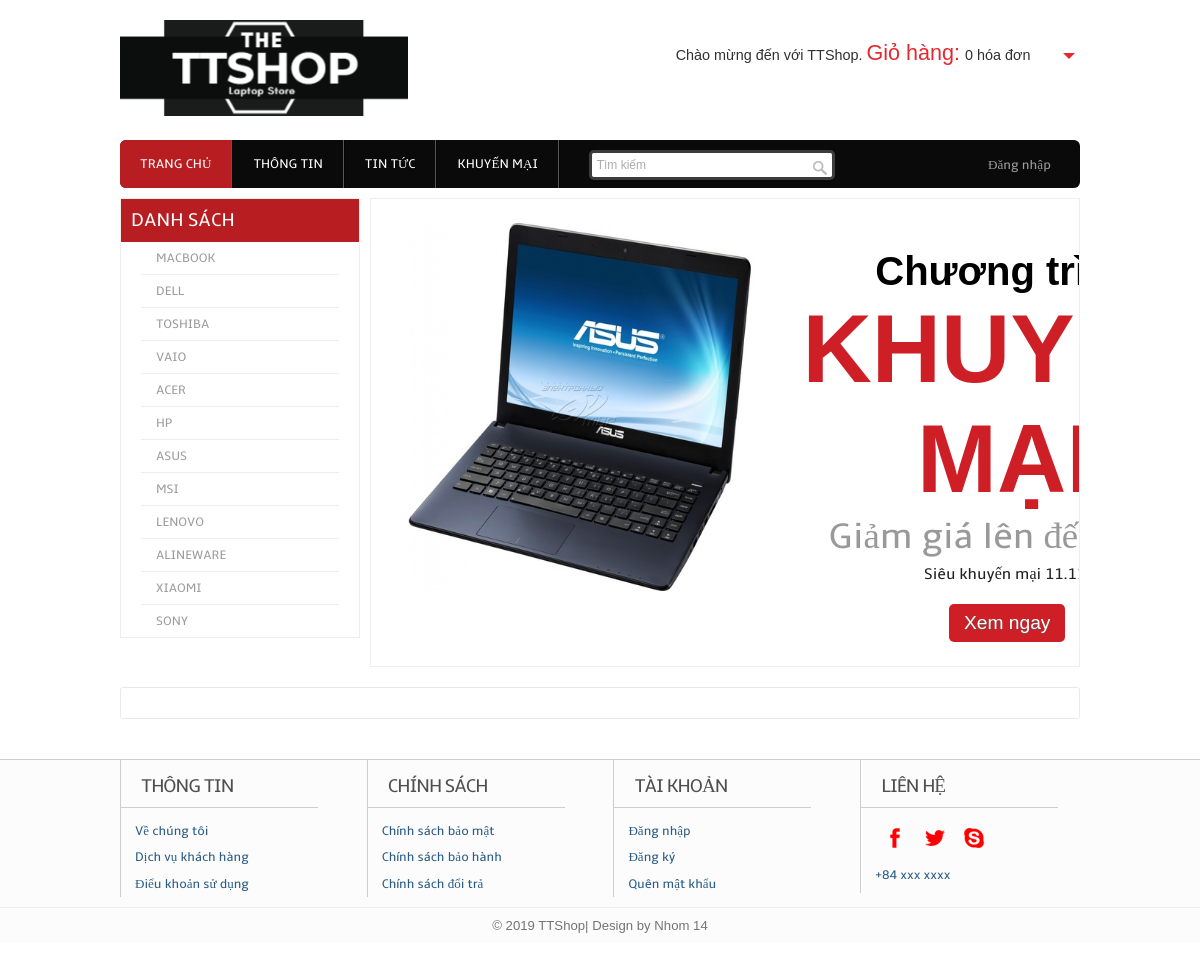
The page /product.php on the database its author committed.
### tables this page shows
CREATE TABLE `loai` (
  `p_loai` int(11) NOT NULL,
  `l_name` varchar(100) NOT NULL
);

### layouts/header_slide.php (the view, shortened to what this page needs)
<div class="header_slide">
	<div class="header_bottom_left">
		<div class="categories">
			<ul>
				<h3>DANH SÁCH</h3>
				<?php
                    $sql_loai=mysqli_query($con,'select * from loai');
                    while($r_loai=mysqli_fetch_assoc($sql_loai)){
                        echo '<li><a kind="'.$r_loai['l_name'].'" href="product.php?p_loai='.$r_loai['p_loai'].'">'.$r_loai['l_name'].'</a></li>';
                    }
                ?>
			</ul>
		</div>
	</div>
	<div  class="header_bottom_right">
		<div class="slider">
			<div id="slider">
				<div id="mover">
					<div id="slide-1" class="slide">
						<div class="slider-img">
							<a href="#"><img src="public/images/slide1.jpg"></a>
						</div>
						<div class="slider-text">
							<h1>Chương trình<br><span>KHUYẾN MẠI</span></h1>
							<h2>Giảm giá lên đến 30%</h2>
							<div class="features_list">
								<h4>Siêu khuyến mại 11.11</h4>
							</div>
							<a href="#" class="button">Xem ngay</a>
						</div>
					</div>
				</div>
			</div>
		</div>
	</div>
</div>

### public/home/css/style.css (style rules this page uses)
html,body,div,span,applet,object,iframe,h1,h2,h3,h4,h5,h6,p,blockquote,pre,a,abbr,acronym,address,big,cite,code,del,dfn,em,img,ins,kbd,q,s,samp,small,strike,strong,sub,sup,tt,var,b,u,i,dl,dt,dd,ol,nav ul,nav li,fieldset,form,label,legend,table,caption,tbody,tfoot,thead,tr,th,td,article,aside,canvas,details,embed,figure,figcaption,footer,header,hgroup,menu,nav,output,ruby,section,summary,time,mark,audio,video { margin:0;padding:0;border:0;font-size:100%;font:inherit;vertical-align:baseline; }
ol,ul { list-style:none;margin:0;padding:0; }
a { text-decoration:none; }
img { max-width:100%; }
body { font-family: Arial, Helvetica, sans-serif; background: #FFF; }
.header_slide { margin-top:10px; }
.header_bottom_left { float:left; width:25%; }
.categories { border:1px solid #EEE; }
.categories h3 { font-size:1.2em; color:#FFF; padding:10px; background:#B81D22; text-transform:uppercase; font-family: 'ambleregular'; }
.categories li a { display:block; font-size:0.8em; padding:8px 15px; color: #9C9C9C; font-family: 'ambleregular'; margin:0 20px; background:url(../images/drop_arrow.png) no-repeat 0; border-bottom: 1px solid #EEE; text-transform:uppercase; }
.categories li:last-child a { border:none; }
.header_bottom_right { float:left; width:74%; padding-left:1%; }

### public/home/css/slider.css (style rules this page uses)
#slider { background:#FFF; border:1px solid #EEE; height: 100%; overflow: hidden; position: relative; margin:0px 0; }
#mover { width: 2880px; position: relative; }
.slide { padding:24px 25px; width:31%; float: left; position: relative; }
.slider-text { float:left; width:47%; padding-left:4%; padding-top:3%; }
.slider-img { float:left; width:42%; }
.slide h1 { font-size:2.5em; font-weight:bold; text-align: center; }
.slide h1 span { font-size:2em; color:#CD1F25; }
.slide h2 { font-size:2.3em; color:#999; font-family: 'ambleregular'; text-align: center; }
.features_list { padding-top:5px; }
.features_list h4 { font-family: 'ambleregular'; font-size:1em; color:#222; text-align: center; }
.button { font-size: 1.2em; padding:8px 15px; text-shadow:0px 1px 1px rgba(94, 94, 94, 0.9); }
.button { margin-top:20px; margin-left: 150px; display: inline-block; background:#CD1F25; color: #FFF; text-decoration: none; border-radius:5px; outline: 0; -webkit-transition:all 0.2s linear; -moz-transition:all 0.2s linear; -o-transition:all 0.2s linear; transition:all 0.2s linear; }
@media only screen and (max-width: 1280px) { .slide h1 span { font-size: 2.4em; } }

### rows shown on the page
loai: l_name "MACBOOK"
loai: l_name "DELL"
loai: l_name "TOSHIBA"
loai: l_name "VAIO"
loai: l_name "ACER"
loai: l_name "HP"
loai: l_name "ASUS"
loai: l_name "MSI"
loai: l_name "LENOVO"
loai: l_name "ALINEWARE"
loai: l_name "XIAOMI"
loai: l_name "SONY"

### other values the page prints
$_SESSION['cart_num'] "0"
